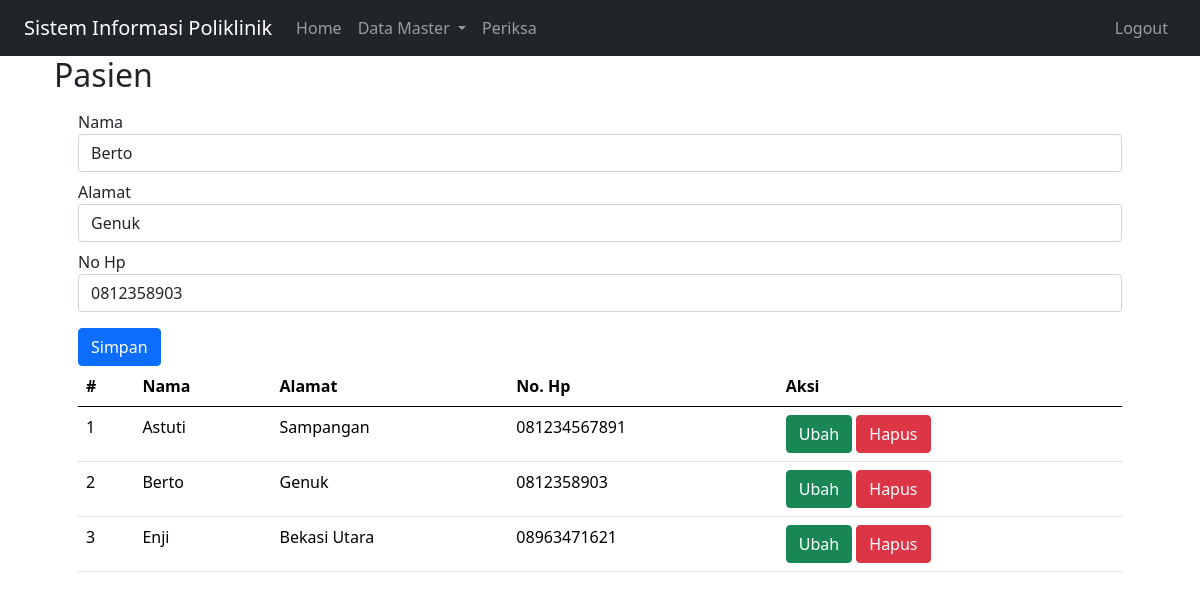
The page /index.php?page=pasien&id=2 (signed in) on the database its author committed.
### tables this page shows
CREATE TABLE `pasien` (
  `id` int(10) NOT NULL,
  `nama` varchar(255) NOT NULL,
  `alamat` varchar(255) NOT NULL,
  `no_hp` varchar(60) NOT NULL
);

### pasien.php (the view, shortened to what this page needs)
<?php
    include_once("koneksi.php");
?>
<!DOCTYPE html>
<html lang="en">
<head>
    <link href="https://cdn.jsdelivr.net/npm/bootstrap@5.0.2/dist/css/bootstrap.min.css" rel="stylesheet">
</head>
<body>
    <div class="container">
        <form class="form-horizontal" method="POST" action="" name="myForm" onsubmit="return validateForm();">
            <?php
            $nama = '';
            $alamat = '';
            $no_hp = '';
            if (isset($_GET['id'])) {
                $ambil = mysqli_query($mysqli, "SELECT * FROM pasien WHERE id='" . $_GET['id'] . "'");
                while ($row = mysqli_fetch_array($ambil)) {
                    $nama = $row['nama'];
                    $alamat = $row['alamat'];
                    $no_hp = $row['no_hp'];
                }
            ?>
            <?php
            }
            ?>
            <div class="form-group">
                <label for="inputNama" class="control-label mt-2">Nama</label>
                <div>
                    <input type="text" class="form-control" name="nama" id="inputNama" placeholder="Nama" value="<?php echo $nama ?>">
                </div>
            </div>
            <div class="form-group">
                <label for="inputAlamat" class="control-label mt-2">Alamat</label>
                <div>
                    <input type="text" class="form-control" name="alamat" id="inputAlamat" placeholder="Alamat" value="<?php echo $alamat ?>">
                </div>
            </div>
            <div class="form-group">
                <label for="inputNohp" class="control-label mt-2">No Hp</label>
                <div>
                    <input type="text" class="form-control" name="no_hp" id="inputNohp" placeholder="No HP" value="<?php echo $no_hp ?>">
                </div>
            </div>
            <div class="form-group mt-3">
                <div>
                    <button type="submit" class="btn btn-primary" name="simpan">Simpan</button>
                </div>
            </div>
        </form>
        <table class="table table-hover">
            <thead>
                <tr>
                    <th scope="col">#</th>
                    <th scope="col">Nama</th>
                    <th scope="col">Alamat</th>
                    <th scope="col">No. Hp</th>
                    <th scope="col">Aksi</th>
                </tr>
            </thead>
            <tbody>
                <?php
                $result = mysqli_query($mysqli, "SELECT * FROM pasien");
                $no = 1;
                while ($data = mysqli_fetch_array($result)) {
                ?>
                    <tr>
                        <td><?php echo $no++ ?></td>
                        <td><?php echo $data['nama'] ?></td>
                        <td><?php echo $data['alamat'] ?></td>
                        <td><?php echo $data['no_hp'] ?></td>
                        <td>
                            <a class="btn btn-success" href="index.php?page=pasien&id=<?php echo $data['id'] ?>">Ubah</a>
                            <a class="btn btn-danger" href="index.php?page=pasien&id=<?php echo $data['id'] ?>&aksi=hapus">Hapus</a>
                        </td>
                    </tr>
                <?php
                }
                ?>
            </tbody>
        </table>
    </div>
</body>
</html>

### rows shown on the page
pasien: nama "Berto", alamat "Genuk", no_hp "0812358903"
pasien: nama "Astuti", alamat "Sampangan", no_hp "081234567891"
pasien: nama "Enji", alamat "Bekasi Utara", no_hp "08963471621"

### other values the page prints
$_GET['page'] "Pasien"
